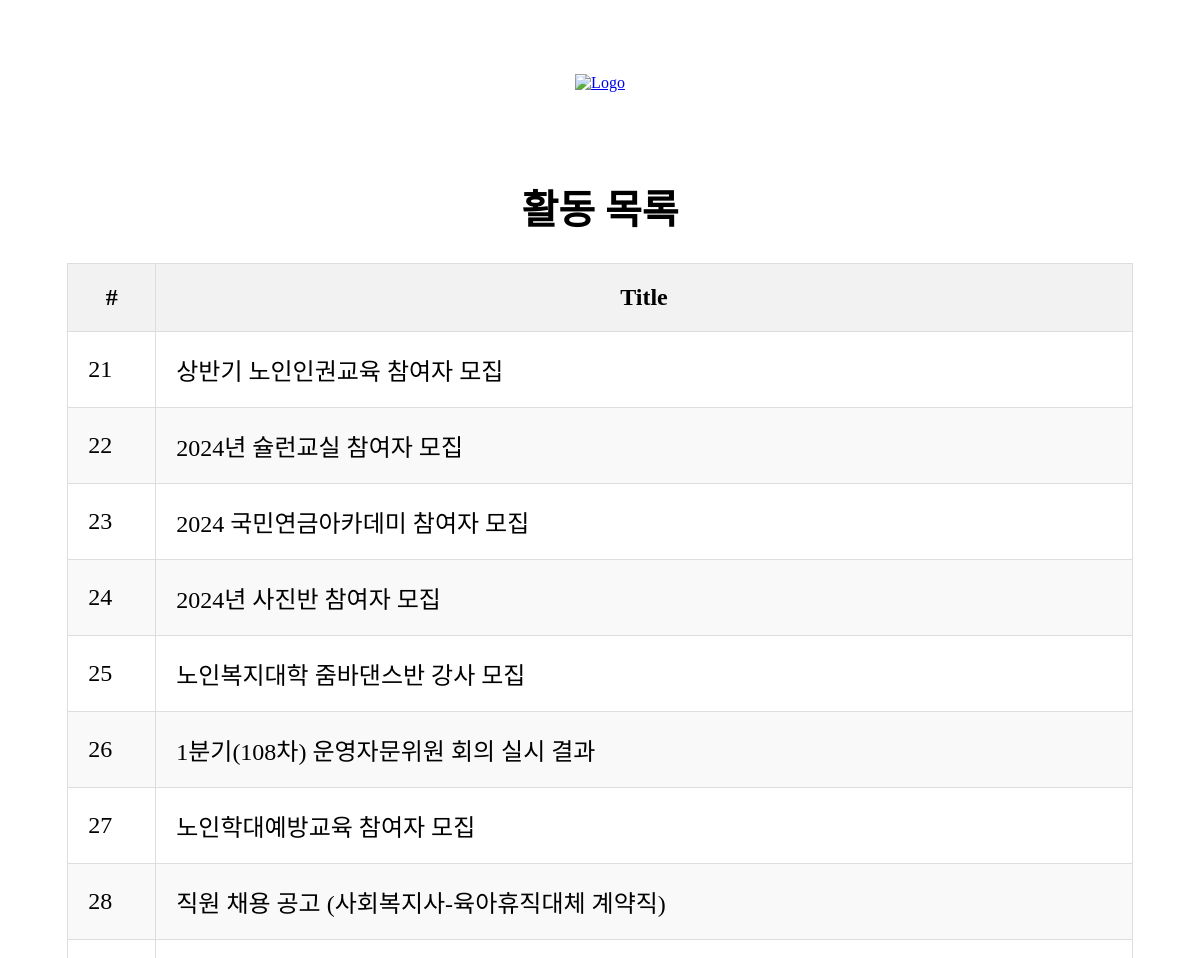
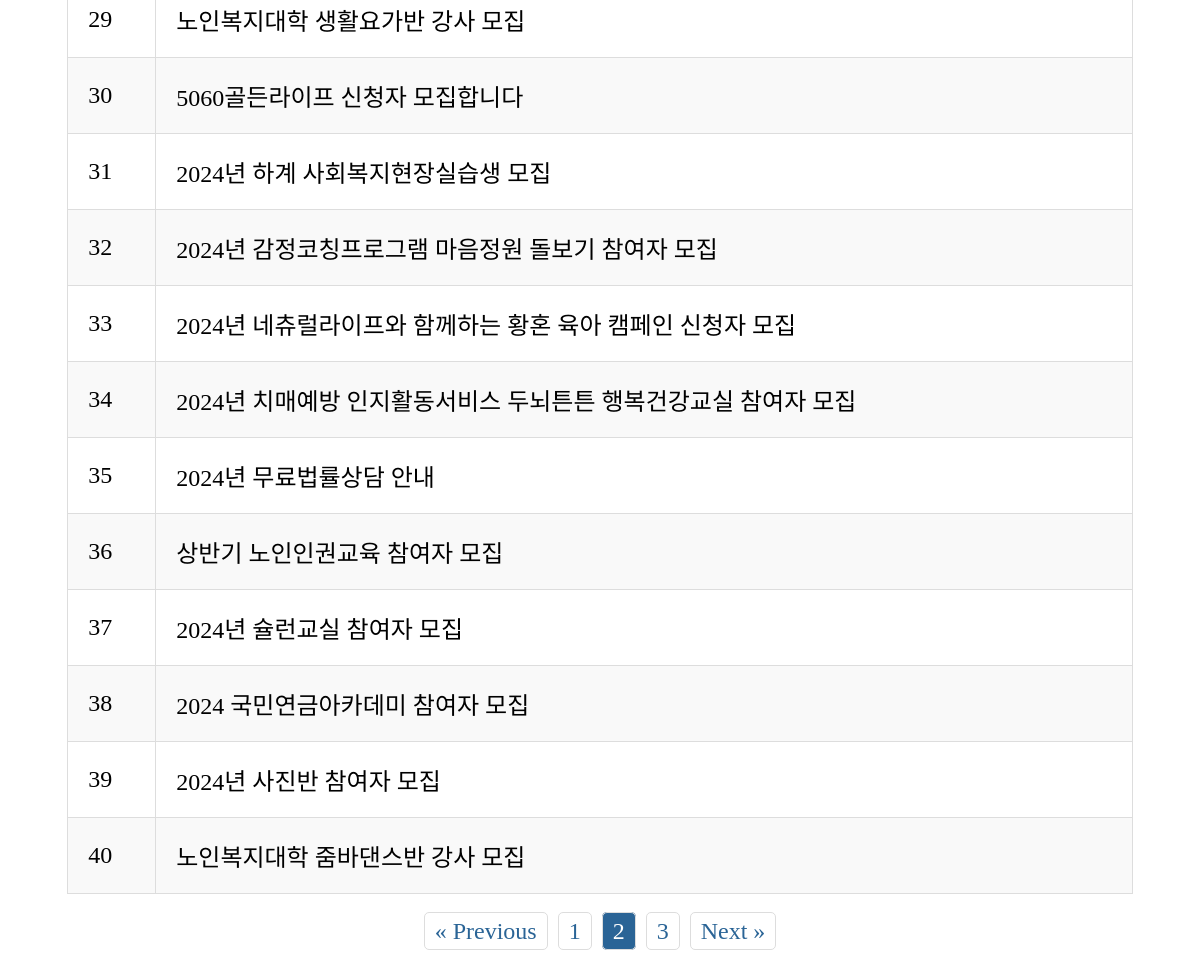
The page /board?page=2 on the database its author committed (2 pictures, top to bottom).
### tables this page shows
CREATE TABLE "search_post" ("id" integer NOT NULL PRIMARY KEY AUTOINCREMENT, "title" varchar(200) NOT NULL, "created_at" datetime NOT NULL, "image_url" varchar(200) NULL, "url" varchar(200) NOT NULL);

### app.py (the view)
@app.route('/board')
def board():
    db = get_db()
    page = request.args.get('page', 1, type=int)
    per_page = 20
    offset = (page - 1) * per_page
    cursor = db.execute('SELECT title, url FROM search_post LIMIT ? OFFSET ?', (per_page, offset))
    posts = cursor.fetchall()
    total_posts = db.execute('SELECT COUNT(*) FROM search_post').fetchone()[0]
    total_pages = (total_posts + per_page - 1) // per_page
    return render_template('board.html', posts=posts, page=page, total_pages=total_pages)

### app.py (called while the page is built)
def get_db():
    db = getattr(g, '_database', None)
    if db is None:
        db = g._database = sqlite3.connect(DATABASE)
    return db

@app.teardown_appcontext
def close_connection(exception):
    db = getattr(g, '_database', None)
    if db is not None:
        db.close()

### templates/board.html (shortened to what this page needs)
{% extends "base.html" %}
{% block content %}
<h1 class="table-heading">활동 목록</h1>
<table class="center-table">
  <thead>
    <tr>
      <th>#</th>
      <th>Title</th>
    </tr>
  </thead>
  <tbody>
    {% for post in posts %}
      <tr>
        <td>{{ loop.index + ((page - 1) * 20) }}</td>
        <td><a href="{{ post[1] }}">{{ post[0] }}</a></td>
      </tr>
    {% endfor %}
  </tbody>
</table>
<ul class="pagination">
  {% if page > 1 %}
    <li><a href="{{ url_for('board', page=page-1) }}">&laquo; Previous</a></li>
  {% endif %}
  {% for p in range(1, total_pages + 1) %}
    <li class="{% if p == page %}active{% endif %}"><a href="{{ url_for('board', page=p) }}">{{ p }}</a></li>
  {% endfor %}
  {% if page < total_pages %}
    <li><a href="{{ url_for('board', page=page+1) }}">Next &raquo;</a></li>
  {% endif %}
</ul>
{% endblock %}

### templates/board.html (style rules this page uses)
.center-table { margin: 20px auto; border-collapse: collapse; width: 90%; font-size: 18pt; }
.center-table th { background-color: #f2f2f2; padding: 20px; border: 1px solid #ddd; }
.center-table td { padding: 20px; border: 1px solid #ddd; text-align: left; white-space: nowrap; overflow: hidden; text-overflow: ellipsis; }
.center-table tbody tr:nth-child(even) { background-color: #f9f9f9; }
.table-heading { text-align: center; margin-top: 20px; font-size: 30pt; font-weight: bold; }
.center-table a { text-decoration: none; color: #000; }
.pagination { display: flex; justify-content: center; list-style: none; padding: 0; font-size: 18pt; }
.pagination li { margin: 0 5px; }
.pagination a { text-decoration: none; color: #2a6496; padding: 5px 10px; border: 1px solid #ddd; border-radius: 5px; }
.pagination .active a { background-color: #2a6496; color: white; }

### rows shown on the page
search_post: title "상반기 노인인권교육 참여자 모집"
search_post: title "2024년 슐런교실 참여자 모집"
search_post: title "2024 국민연금아카데미 참여자 모집"
search_post: title "2024년 사진반 참여자 모집"
search_post: title "노인복지대학 줌바댄스반 강사 모집"
search_post: title "1분기(108차) 운영자문위원 회의 실시 결과"
search_post: title "노인학대예방교육 참여자 모집"
search_post: title "직원 채용 공고 (사회복지사-육아휴직대체 계약직)"
search_post: title "노인복지대학 생활요가반 강사 모집"
search_post: title "5060골든라이프 신청자 모집합니다"
search_post: title "2024년 하계 사회복지현장실습생 모집"
search_post: title "2024년 감정코칭프로그램 마음정원 돌보기 참여자 모집"
search_post: title "2024년 네츄럴라이프와 함께하는 황혼 육아 캠페인 신청자 모집"
search_post: title "2024년 치매예방 인지활동서비스 두뇌튼튼 행복건강교실 참여자 모집"
search_post: title "2024년 무료법률상담 안내"
search_post: title "상반기 노인인권교육 참여자 모집"
search_post: title "2024년 슐런교실 참여자 모집"
search_post: title "2024 국민연금아카데미 참여자 모집"
search_post: title "2024년 사진반 참여자 모집"
search_post: title "노인복지대학 줌바댄스반 강사 모집"

### other values the page prints
{{ p }} "1" "2" "3"
